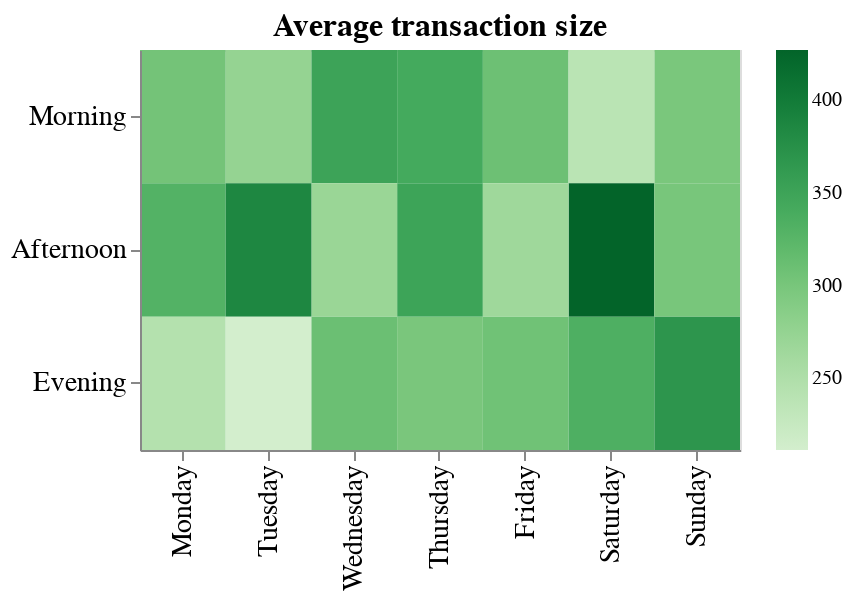

Notebook code for this chart:
### Code cell
# Plot average transaction size (pre-filtered by store A for example)

plot_3 = (alt
 .Chart(new_df_a)
 .mark_rect()
 .transform_aggregate(groupby = ['Branch', 'Day_of_week', 'Time_of_day'],
                      total_sales = 'sum(Total):Q',
                      total_trxns = 'count(Invoice ID):Q')
 .transform_calculate(Avg_trans_size = 'datum.total_sales / datum.total_trxns')
 .encode(
     alt.X('Day_of_week:N', title=None, sort=days),
     alt.Y('Time_of_day:N', title=None, sort=times),
     alt.Color('Avg_trans_size:Q', title=None, scale=alt.Scale(scheme='greens')),
     tooltip=[alt.Tooltip('Day_of_week', title = 'Day of the week'), 
              alt.Tooltip('Time_of_day', title = "Time of the day"), 
              alt.Tooltip('Avg_trans_size:Q', title = 'Average transaction size', format='$,.0f')])
 .configure_axis(labelFontSize=14, titleFontSize=14)
 .configure_title(fontSize=16)
 .properties(width=300, height=200, title='Average transaction size')
)

plot_3

### Figure 1 — Vega-Lite specification as saved in the notebook (floating-point values rounded to 4 significant figures; data arrays with more than 128 entries replaced by an {"elided": "..."} marker saying what was removed)
{"$schema": "https://vega.github.io/schema/vega-lite/v3.4.0.json", "config": {"axis": {"labelFontSize": 14, "titleFontSize": 14}, "mark": {"tooltip": null}, "title": {"fontSize": 16}, "view": {"height": 300, "width": 400}}, "data": {"name": "data-447bab444058a64dcdd031c5f56440f7"}, "datasets": {"data-447bab444058a64dcdd031c5f56440f7": {"elided": "340 records"}}, "encoding": {"color": {"field": "Avg_trans_size", "scale": {"scheme": "greens"}, "title": null, "type": "quantitative"}, "tooltip": [{"field": "Day_of_week", "title": "Day of the week", "type": "nominal"}, {"field": "Time_of_day", "title": "Time of the day", "type": "nominal"}, {"field": "Avg_trans_size", "format": "$,.0f", "title": "Average transaction size", "type": "quantitative"}], "x": {"field": "Day_of_week", "sort": ["Monday", "Tuesday", "Wednesday", "Thursday", "Friday", "Saturday", "Sunday"], "title": null, "type": "nominal"}, "y": {"field": "Time_of_day", "sort": ["Morning", "Afternoon", "Evening"], "title": null, "type": "nominal"}}, "height": 200, "mark": "rect", "title": "Average transaction size", "transform": [{"aggregate": [{"as": "total_sales", "field": "Total", "op": "sum"}, {"as": "total_trxns", "field": "Invoice ID", "op": "count"}], "groupby": ["Branch", "Day_of_week", "Time_of_day"]}, {"as": "Avg_trans_size", "calculate": "datum.total_sales / datum.total_trxns"}], "width": 300}
